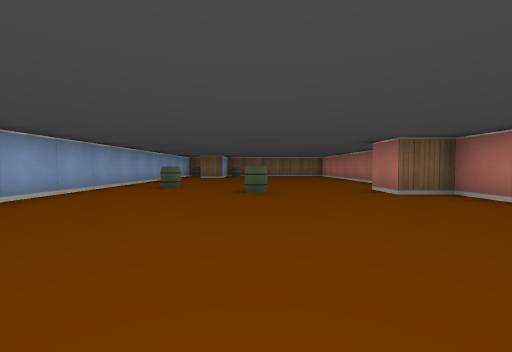
view 1 (above)

12 first-person views from a walk through a cub3D maze. The camera is about half as high as the walls, tilts 2° down and sees 90° across. The floor is counted in squares. Each view is taken from the middle of a square. On the plan, view 1 faces up. The plan holds only what a view shows up to about 9 squares ahead; the rest is blank.

view 2
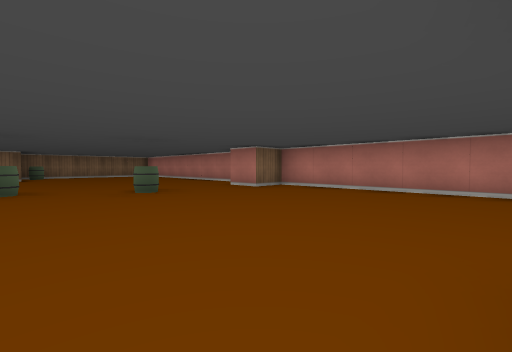

view 3
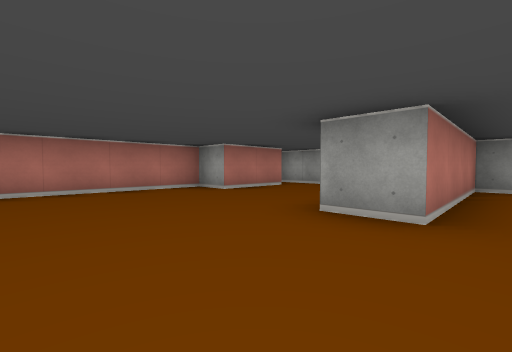

view 4
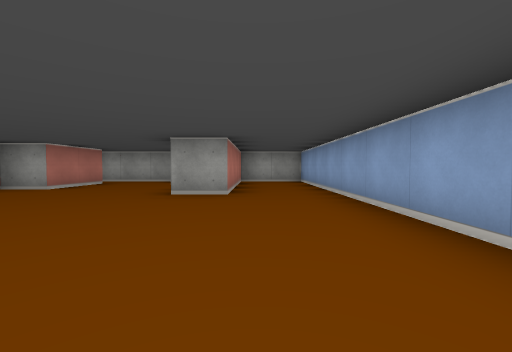

view 5
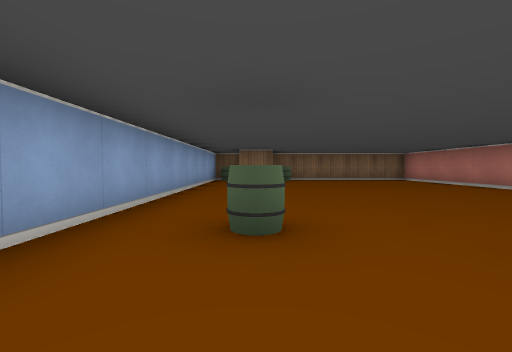

view 6
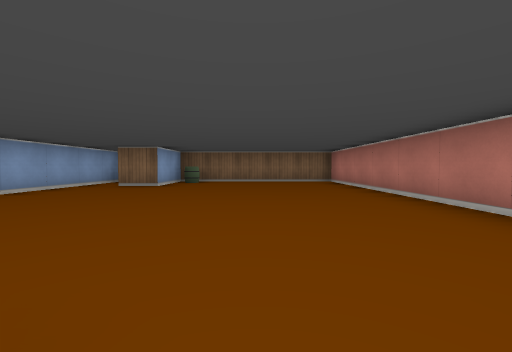

view 7
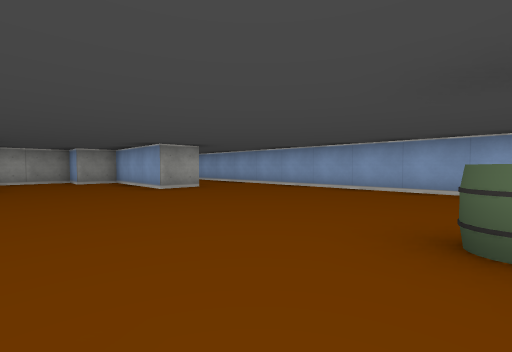

view 8
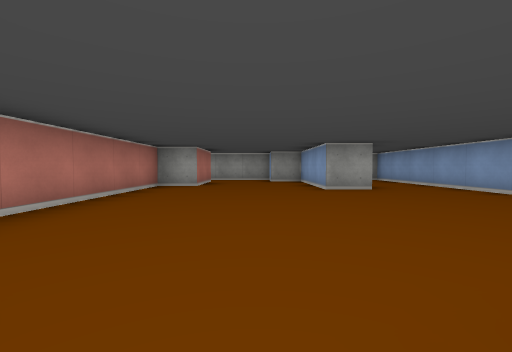

view 9
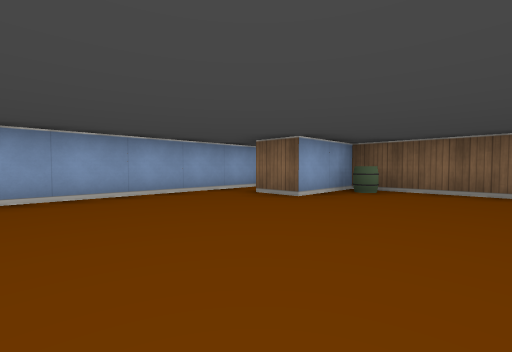

view 10
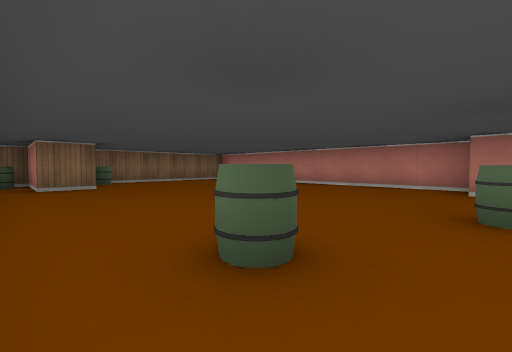

view 11
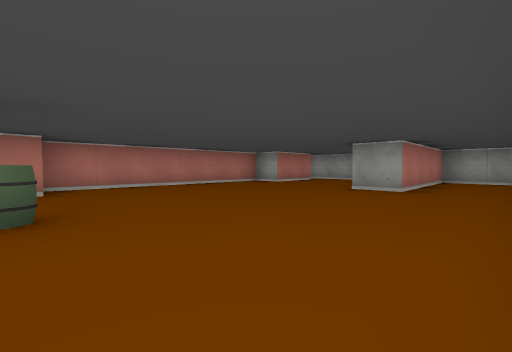

view 12
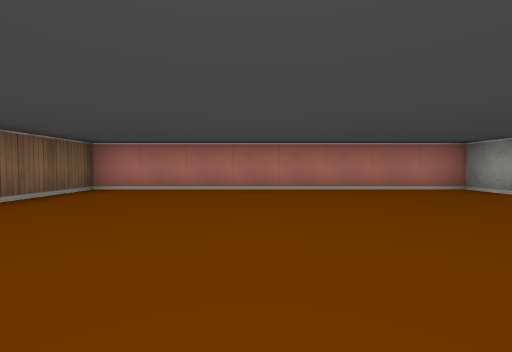

### Floor plan
Points are (right, up) in squares from view 1. A wall is a line through its corners. A room is listed if a view was taken in it or the views show most of it. See-through windows are left out.
Room 1 (views 1, 2, 3, 4, 5, 6, 7, 8, 9, 10, 11, 12)
walls: (2.5, -3.5) (2.5, -1.5) (3.5, -1.5) (3.5, 4.5) (2.5, 4.5) (2.5, 5.5) (3.5, 5.5) (3.5, 13.5) (-1.5, 13.5) (-1.5, 11.5) (-2.5, 11.5) (-2.5, 13.5) (-3, 13.5); (-3.5, 13.4) (-3.5, -4.5) (-1.5, -4.5) (-1.5, -0.5) (-0.5, -0.5) (-0.5, -3.5) (0.5, -3.5) (0.5, -4.5) (3.4, -4.5)
objects: barrel (-3, 13); barrel (-2, 6); barrel (-1, 13); barrel (0, 5)

Where each view was taken, in squares from view 1:
view 1: 0 up, 0 right, facing up
view 2: 0 up, 2 left, facing up-right
view 3: 2 up, 2 left, facing down-right
view 4: 4 up, 2 left, facing down
view 5: 4 up, 2 left, facing up
view 6: 5 up, 1 right, facing up
view 7: 5 up, 2 right, facing down-left
view 8: 5 up, 1 right, facing down
view 9: 8 up, 1 right, facing up-left
view 10: 5 up, 3 left, facing up-right
view 11: 5 up, 3 left, facing down-right
view 12: 10 up, 2 left, facing right
